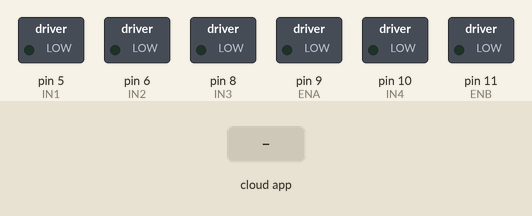
Recording of a sketch running on a simulated Arduino Uno, built with avr-gcc and run on an emulated ATmega328P. On the bench: switched loads named in the sketch (green lamp = pin HIGH). The inputs (shaded band) are chosen by the test bench. The ROS host is connected and sends only what is stated.

Above: at 1.2 s.
1.3 s: the phone or cloud app sets linear.x to -100
At 2.4 s:
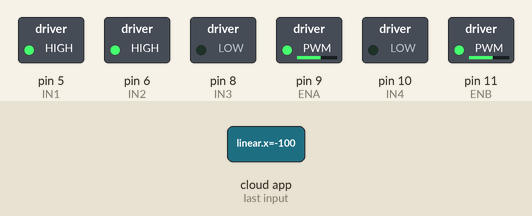
2.8 s: the phone or cloud app sets angular.z to -100
At 3.6 s:
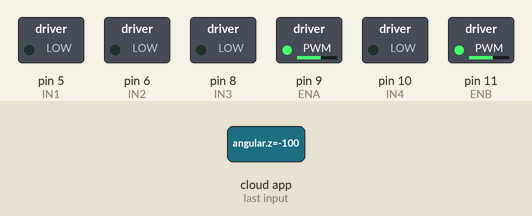
4.3 s: the phone or cloud app sets linear.x to 0
At 4.8 s:
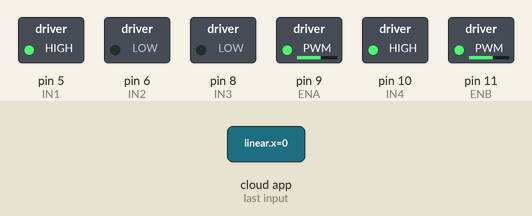
5.8 s: the phone or cloud app sets angular.z to 0
At 7.0 s:
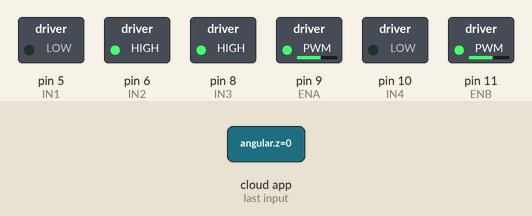
7.3 s: the phone or cloud app sets angular.z to 100
At 8.2 s:
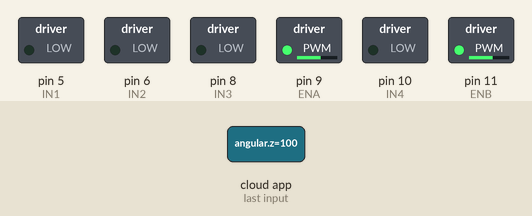
Timing chart, 0 to 9.8 s (numbered marks = the images above; inputs shaded):
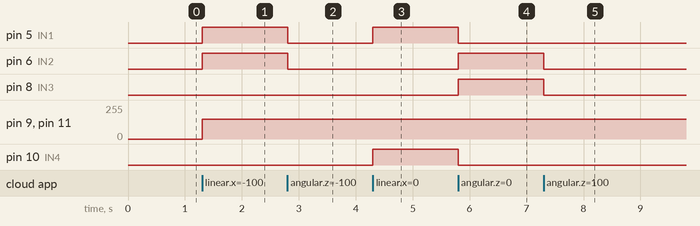

Measured:
- after the input at 1.3 s, pin 5 (IN1), pin 6 (IN2): LOW → HIGH at once; pin 9 (ENA), pin 11 (ENB): 0/255 → 150/255 at once
- after the input at 2.8 s, pin 5 (IN1), pin 6 (IN2): HIGH → LOW at once
- after the input at 4.3 s, pin 5 (IN1), pin 10 (IN4): LOW → HIGH at once
- after the input at 5.8 s, pin 5 (IN1), pin 10 (IN4): HIGH → LOW at once; pin 6 (IN2), pin 8 (IN3): LOW → HIGH at once
- after the input at 7.3 s, pin 6 (IN2), pin 8 (IN3): HIGH → LOW at once

The sketch:

arduino_to_raspberry_pi_program.ino
```cpp
#if (ARDUINO >= 100)
#include <Arduino.h>
#else
#include <WProgram.h>
#endif

#include <ros.h>
#include <geometry_msgs/Twist.h>
// Pin variables for motors.
const int ENA = 9;
const int ENB = 11;
const int IN1 = 5;
const int IN2 = 6;
const int IN3 = 8;
const int IN4 = 10;
int SPEED = 150;


ros::NodeHandle  nh;

void MoveFwd() {
  analogWrite (ENA,SPEED);
  analogWrite (ENB,SPEED);
  digitalWrite(IN1,HIGH);
  digitalWrite(IN2,HIGH );
  digitalWrite(IN3,LOW);
  digitalWrite( IN4,LOW);
}

void MoveStop() {
  analogWrite (ENA,SPEED);
  analogWrite (ENB,SPEED);
  digitalWrite(IN1, LOW);
  digitalWrite(IN2, LOW);
  digitalWrite(IN3,LOW);
  digitalWrite(IN4, LOW);
}
void MoveLeft() {
  analogWrite (ENA,SPEED);
  analogWrite (ENB,SPEED);
  digitalWrite(IN1, LOW);
  digitalWrite(IN2, HIGH);
  digitalWrite(IN3,HIGH);
  digitalWrite(IN4, LOW);
}
void MoveRight() {
  analogWrite (ENA,SPEED);
  analogWrite (ENB,SPEED);
  digitalWrite(IN1, HIGH);
  digitalWrite(IN2, LOW);
  digitalWrite(IN3,LOW);
  digitalWrite(IN4, HIGH);
}
void MoveBack() {
  analogWrite (ENA,SPEED);
  analogWrite (ENB,SPEED);
  digitalWrite(IN1, LOW);
  digitalWrite(IN2, HIGH);
  digitalWrite(IN3,HIGH);
  digitalWrite(IN4, LOW);
}

void cmd_vel_cb(const geometry_msgs::Twist & msg) {
  // Read the message. Act accordingly.
  // We only care about the linear x, and the rotational z.
  const float x = msg.linear.x;
  const float z_rotation = msg.angular.z;

  // Decide on the morot state we need, according to command.
  if (x > 0 && z_rotation == 0) {
    MoveBack();
  }
  else if (x == 0 && z_rotation == 0) {
   MoveLeft();
  }
else if (x == 0 && z_rotation < 1) {
   MoveRight();
}
else if (x < 0 && z_rotation == 0) {
    MoveFwd();
  }
else{
    MoveStop();
  }
}
ros::Subscriber<geometry_msgs::Twist> sub("cmd_vel", cmd_vel_cb);
void setup() {
  pinMode(ENA,OUTPUT);
  pinMode(ENB,OUTPUT);
  pinMode(IN1, OUTPUT);
  pinMode(IN2, OUTPUT);
  pinMode(IN3, OUTPUT);
  pinMode(IN4, OUTPUT);
//  Serial.begin(57600);


  nh.initNode();
  nh.subscribe(sub);
}

void loop() {
  nh.spinOnce();
  delay(1);
}
```
